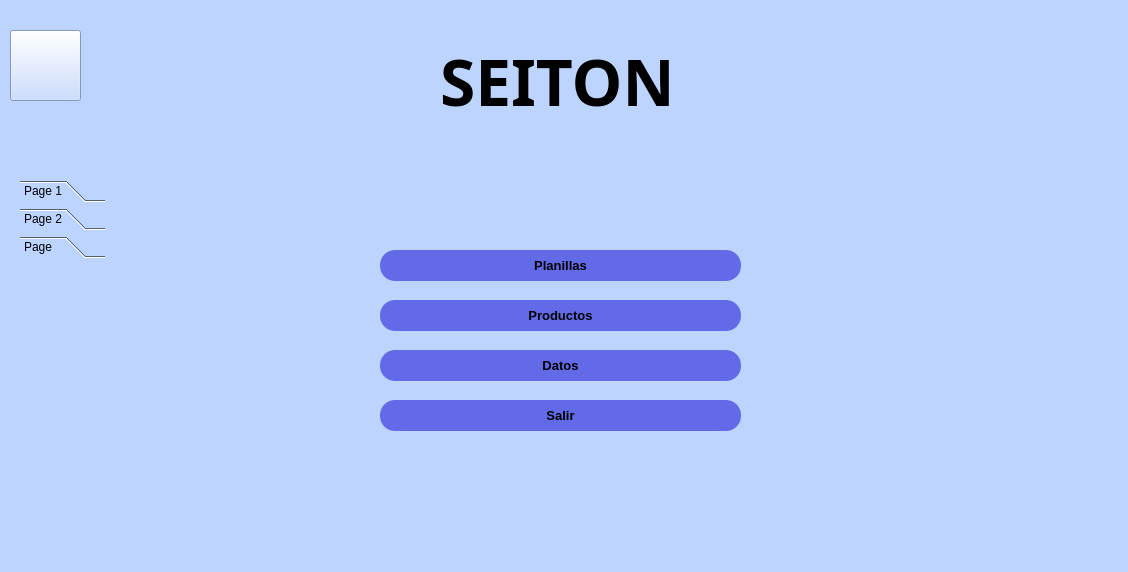
<?xml version="1.0" encoding="UTF-8"?>
<ui version="4.0">
 <class>Form</class>
 <widget class="QWidget" name="Form">
  <property name="geometry">
   <rect>
    <x>0</x>
    <y>0</y>
    <width>1128</width>
    <height>572</height>
   </rect>
  </property>
  <property name="palette">
   <palette>
    <active>
     <colorrole role="WindowText">
      <brush brushstyle="SolidPattern">
       <color alpha="255">
        <red>0</red>
        <green>0</green>
        <blue>0</blue>
       </color>
      </brush>
     </colorrole>
     <colorrole role="Button">
      <brush brushstyle="SolidPattern">
       <color alpha="255">
        <red>189</red>
        <green>212</green>
        <blue>255</blue>
       </color>
      </brush>
     </colorrole>
     <colorrole role="Light">
      <brush brushstyle="SolidPattern">
       <color alpha="255">
        <red>255</red>
        <green>255</green>
        <blue>255</blue>
       </color>
      </brush>
     </colorrole>
     <colorrole role="Midlight">
      <brush brushstyle="SolidPattern">
       <color alpha="255">
        <red>222</red>
        <green>233</green>
        <blue>255</blue>
       </color>
      </brush>
     </colorrole>
     <colorrole role="Dark">
      <brush brushstyle="SolidPattern">
       <color alpha="255">
        <red>94</red>
        <green>106</green>
        <blue>127</blue>
       </color>
      </brush>
     </colorrole>
     <colorrole role="Mid">
      <brush brushstyle="SolidPattern">
       <color alpha="255">
        <red>126</red>
        <green>141</green>
        <blue>170</blue>
       </color>
      </brush>
     </colorrole>
     <colorrole role="Text">
      <brush brushstyle="SolidPattern">
       <color alpha="255">
        <red>0</red>
        <green>0</green>
        <blue>0</blue>
       </color>
      </brush>
     </colorrole>
     <colorrole role="BrightText">
      <brush brushstyle="SolidPattern">
       <color alpha="255">
        <red>255</red>
        <green>255</green>
        <blue>255</blue>
       </color>
      </brush>
     </colorrole>
     <colorrole role="ButtonText">
      <brush brushstyle="SolidPattern">
       <color alpha="255">
        <red>0</red>
        <green>0</green>
        <blue>0</blue>
       </color>
      </brush>
     </colorrole>
     <colorrole role="Base">
      <brush brushstyle="SolidPattern">
       <color alpha="255">
        <red>255</red>
        <green>255</green>
        <blue>255</blue>
       </color>
      </brush>
     </colorrole>
     <colorrole role="Window">
      <brush brushstyle="SolidPattern">
       <color alpha="255">
        <red>189</red>
        <green>212</green>
        <blue>255</blue>
       </color>
      </brush>
     </colorrole>
     <colorrole role="Shadow">
      <brush brushstyle="SolidPattern">
       <color alpha="255">
        <red>0</red>
        <green>0</green>
        <blue>0</blue>
       </color>
      </brush>
     </colorrole>
     <colorrole role="AlternateBase">
      <brush brushstyle="SolidPattern">
       <color alpha="255">
        <red>222</red>
        <green>233</green>
        <blue>255</blue>
       </color>
      </brush>
     </colorrole>
     <colorrole role="ToolTipBase">
      <brush brushstyle="SolidPattern">
       <color alpha="255">
        <red>255</red>
        <green>255</green>
        <blue>220</blue>
       </color>
      </brush>
     </colorrole>
     <colorrole role="ToolTipText">
      <brush brushstyle="SolidPattern">
       <color alpha="255">
        <red>0</red>
        <green>0</green>
        <blue>0</blue>
       </color>
      </brush>
     </colorrole>
    </active>
    <inactive>
     <colorrole role="WindowText">
      <brush brushstyle="SolidPattern">
       <color alpha="255">
        <red>0</red>
        <green>0</green>
        <blue>0</blue>
       </color>
      </brush>
     </colorrole>
     <colorrole role="Button">
      <brush brushstyle="SolidPattern">
       <color alpha="255">
        <red>189</red>
        <green>212</green>
        <blue>255</blue>
       </color>
      </brush>
     </colorrole>
     <colorrole role="Light">
      <brush brushstyle="SolidPattern">
       <color alpha="255">
        <red>255</red>
        <green>255</green>
        <blue>255</blue>
       </color>
      </brush>
     </colorrole>
     <colorrole role="Midlight">
      <brush brushstyle="SolidPattern">
       <color alpha="255">
        <red>222</red>
        <green>233</green>
        <blue>255</blue>
       </color>
      </brush>
     </colorrole>
     <colorrole role="Dark">
      <brush brushstyle="SolidPattern">
       <color alpha="255">
        <red>94</red>
        <green>106</green>
        <blue>127</blue>
       </color>
      </brush>
     </colorrole>
     <colorrole role="Mid">
      <brush brushstyle="SolidPattern">
       <color alpha="255">
        <red>126</red>
        <green>141</green>
        <blue>170</blue>
       </color>
      </brush>
     </colorrole>
     <colorrole role="Text">
      <brush brushstyle="SolidPattern">
       <color alpha="255">
        <red>0</red>
        <green>0</green>
        <blue>0</blue>
       </color>
      </brush>
     </colorrole>
     <colorrole role="BrightText">
      <brush brushstyle="SolidPattern">
       <color alpha="255">
        <red>255</red>
        <green>255</green>
        <blue>255</blue>
       </color>
      </brush>
     </colorrole>
     <colorrole role="ButtonText">
      <brush brushstyle="SolidPattern">
       <color alpha="255">
        <red>0</red>
        <green>0</green>
        <blue>0</blue>
       </color>
      </brush>
     </colorrole>
     <colorrole role="Base">
      <brush brushstyle="SolidPattern">
       <color alpha="255">
        <red>255</red>
        <green>255</green>
        <blue>255</blue>
       </color>
      </brush>
     </colorrole>
     <colorrole role="Window">
      <brush brushstyle="SolidPattern">
       <color alpha="255">
        <red>189</red>
        <green>212</green>
        <blue>255</blue>
       </color>
      </brush>
     </colorrole>
     <colorrole role="Shadow">
      <brush brushstyle="SolidPattern">
       <color alpha="255">
        <red>0</red>
        <green>0</green>
        <blue>0</blue>
       </color>
      </brush>
     </colorrole>
     <colorrole role="AlternateBase">
      <brush brushstyle="SolidPattern">
       <color alpha="255">
        <red>222</red>
        <green>233</green>
        <blue>255</blue>
       </color>
      </brush>
     </colorrole>
     <colorrole role="ToolTipBase">
      <brush brushstyle="SolidPattern">
       <color alpha="255">
        <red>255</red>
        <green>255</green>
        <blue>220</blue>
       </color>
      </brush>
     </colorrole>
     <colorrole role="ToolTipText">
      <brush brushstyle="SolidPattern">
       <color alpha="255">
        <red>0</red>
        <green>0</green>
        <blue>0</blue>
       </color>
      </brush>
     </colorrole>
    </inactive>
    <disabled>
     <colorrole role="WindowText">
      <brush brushstyle="SolidPattern">
       <color alpha="255">
        <red>94</red>
        <green>106</green>
        <blue>127</blue>
       </color>
      </brush>
     </colorrole>
     <colorrole role="Button">
      <brush brushstyle="SolidPattern">
       <color alpha="255">
        <red>189</red>
        <green>212</green>
        <blue>255</blue>
       </color>
      </brush>
     </colorrole>
     <colorrole role="Light">
      <brush brushstyle="SolidPattern">
       <color alpha="255">
        <red>255</red>
        <green>255</green>
        <blue>255</blue>
       </color>
      </brush>
     </colorrole>
     <colorrole role="Midlight">
      <brush brushstyle="SolidPattern">
       <color alpha="255">
        <red>222</red>
        <green>233</green>
        <blue>255</blue>
       </color>
      </brush>
     </colorrole>
     <colorrole role="Dark">
      <brush brushstyle="SolidPattern">
       <color alpha="255">
        <red>94</red>
        <green>106</green>
        <blue>127</blue>
       </color>
      </brush>
     </colorrole>
     <colorrole role="Mid">
      <brush brushstyle="SolidPattern">
       <color alpha="255">
        <red>126</red>
        <green>141</green>
        <blue>170</blue>
       </color>
      </brush>
     </colorrole>
     <colorrole role="Text">
      <brush brushstyle="SolidPattern">
       <color alpha="255">
        <red>94</red>
        <green>106</green>
        <blue>127</blue>
       </color>
      </brush>
     </colorrole>
     <colorrole role="BrightText">
      <brush brushstyle="SolidPattern">
       <color alpha="255">
        <red>255</red>
        <green>255</green>
        <blue>255</blue>
       </color>
      </brush>
     </colorrole>
     <colorrole role="ButtonText">
      <brush brushstyle="SolidPattern">
       <color alpha="255">
        <red>94</red>
        <green>106</green>
        <blue>127</blue>
       </color>
      </brush>
     </colorrole>
     <colorrole role="Base">
      <brush brushstyle="SolidPattern">
       <color alpha="255">
        <red>189</red>
        <green>212</green>
        <blue>255</blue>
       </color>
      </brush>
     </colorrole>
     <colorrole role="Window">
      <brush brushstyle="SolidPattern">
       <color alpha="255">
        <red>189</red>
        <green>212</green>
        <blue>255</blue>
       </color>
      </brush>
     </colorrole>
     <colorrole role="Shadow">
      <brush brushstyle="SolidPattern">
       <color alpha="255">
        <red>0</red>
        <green>0</green>
        <blue>0</blue>
       </color>
      </brush>
     </colorrole>
     <colorrole role="AlternateBase">
      <brush brushstyle="SolidPattern">
       <color alpha="255">
        <red>189</red>
        <green>212</green>
        <blue>255</blue>
       </color>
      </brush>
     </colorrole>
     <colorrole role="ToolTipBase">
      <brush brushstyle="SolidPattern">
       <color alpha="255">
        <red>255</red>
        <green>255</green>
        <blue>220</blue>
       </color>
      </brush>
     </colorrole>
     <colorrole role="ToolTipText">
      <brush brushstyle="SolidPattern">
       <color alpha="255">
        <red>0</red>
        <green>0</green>
        <blue>0</blue>
       </color>
      </brush>
     </colorrole>
    </disabled>
   </palette>
  </property>
  <property name="windowTitle">
   <string>Form</string>
  </property>
  <widget class="QLabel" name="label">
   <property name="geometry">
    <rect>
     <x>440</x>
     <y>40</y>
     <width>261</width>
     <height>81</height>
    </rect>
   </property>
   <property name="font">
    <font>
     <family>Cascadia Mono</family>
     <pointsize>48</pointsize>
     <weight>75</weight>
     <bold>true</bold>
    </font>
   </property>
   <property name="text">
    <string>SEITON</string>
   </property>
  </widget>
  <widget class="QPushButton" name="pushButton_2">
   <property name="geometry">
    <rect>
     <x>380</x>
     <y>250</y>
     <width>361</width>
     <height>31</height>
    </rect>
   </property>
   <property name="font">
    <font>
     <pointsize>10</pointsize>
     <weight>75</weight>
     <bold>true</bold>
    </font>
   </property>
   <property name="styleSheet">
    <string notr="true">background-color: rgb(99, 106, 232);  border-radius: 15px</string>
   </property>
   <property name="text">
    <string>Planillas</string>
   </property>
  </widget>
  <widget class="QPushButton" name="pushButton_3">
   <property name="geometry">
    <rect>
     <x>380</x>
     <y>300</y>
     <width>361</width>
     <height>31</height>
    </rect>
   </property>
   <property name="font">
    <font>
     <pointsize>10</pointsize>
     <weight>75</weight>
     <bold>true</bold>
    </font>
   </property>
   <property name="styleSheet">
    <string notr="true">background-color: rgb(99, 106, 232);  border-radius: 15px</string>
   </property>
   <property name="text">
    <string>Productos</string>
   </property>
  </widget>
  <widget class="QPushButton" name="pushButton_4">
   <property name="geometry">
    <rect>
     <x>380</x>
     <y>400</y>
     <width>361</width>
     <height>31</height>
    </rect>
   </property>
   <property name="font">
    <font>
     <pointsize>10</pointsize>
     <weight>75</weight>
     <bold>true</bold>
    </font>
   </property>
   <property name="styleSheet">
    <string notr="true">background-color: rgb(99, 106, 232);  border-radius: 15px</string>
   </property>
   <property name="text">
    <string>Salir</string>
   </property>
  </widget>
  <widget class="QPushButton" name="pushButton_5">
   <property name="geometry">
    <rect>
     <x>380</x>
     <y>350</y>
     <width>361</width>
     <height>31</height>
    </rect>
   </property>
   <property name="font">
    <font>
     <pointsize>10</pointsize>
     <weight>75</weight>
     <bold>true</bold>
    </font>
   </property>
   <property name="styleSheet">
    <string notr="true">background-color: rgb(99, 106, 232);  border-radius: 15px</string>
   </property>
   <property name="text">
    <string>Datos</string>
   </property>
  </widget>
  <widget class="QPushButton" name="pushButton">
   <property name="geometry">
    <rect>
     <x>10</x>
     <y>30</y>
     <width>71</width>
     <height>71</height>
    </rect>
   </property>
   <property name="text">
    <string/>
   </property>
   <property name="icon">
    <iconset>
     <normaloff>imagenes/volver_2.jpg</normaloff>imagenes/volver_2.jpg</iconset>
   </property>
   <property name="iconSize">
    <size>
     <width>70</width>
     <height>70</height>
    </size>
   </property>
  </widget>
  <widget class="QToolBox" name="toolBox">
   <property name="geometry">
    <rect>
     <x>20</x>
     <y>180</y>
     <width>85</width>
     <height>147</height>
    </rect>
   </property>
   <property name="currentIndex">
    <number>2</number>
   </property>
   <widget class="QWidget" name="page">
    <property name="geometry">
     <rect>
      <x>0</x>
      <y>0</y>
      <width>85</width>
      <height>54</height>
     </rect>
    </property>
    <attribute name="label">
     <string>Page 1</string>
    </attribute>
   </widget>
   <widget class="QWidget" name="page_2">
    <property name="geometry">
     <rect>
      <x>0</x>
      <y>0</y>
      <width>85</width>
      <height>54</height>
     </rect>
    </property>
    <attribute name="label">
     <string>Page 2</string>
    </attribute>
   </widget>
   <widget class="QWidget" name="page_3">
    <property name="geometry">
     <rect>
      <x>0</x>
      <y>0</y>
      <width>85</width>
      <height>54</height>
     </rect>
    </property>
    <attribute name="label">
     <string>Page</string>
    </attribute>
   </widget>
  </widget>
 </widget>
 <resources/>
 <connections/>
</ui>
